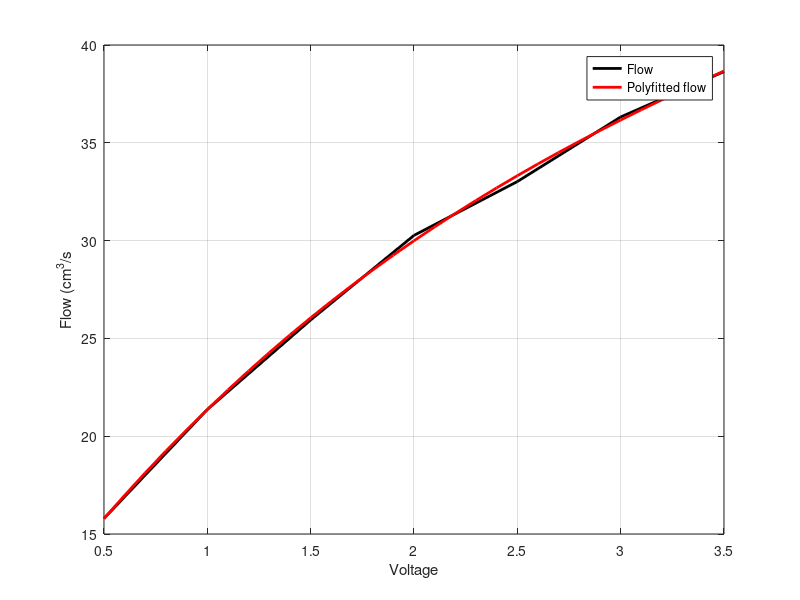
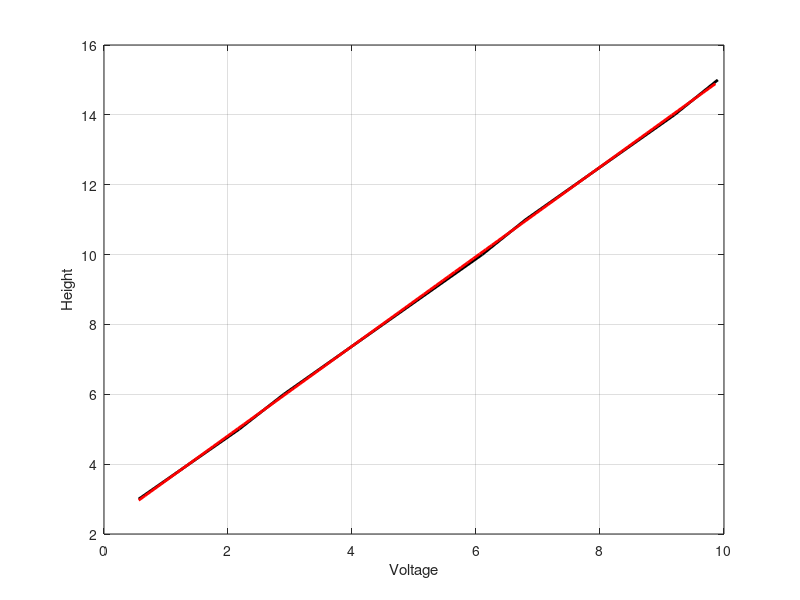

These figures' MATLAB source, in order: (Note: this script raises an error after producing the figures.)
clc
close all

fSamplingFrequency = 80;
fSamplingTime = 1/fSamplingFrequency;
A = 33; % 33 square centimetres
a = 0.16; % 0.16 square centimetres
T = 35; % 35 seconds time constant
K = 5; % metres per volt, motor gain
h = 15;
h0 = 3.2;
g = 982;

alpha = g*a/(A*sqrt(2*g*(h+h0)));
% given pump values
% fu0 = [16.47, 20.75, 24.52, 27.63, 30.06, 32.49, 34.80, 40.28, 48.24, 52.43];
% u0 = [0.5, 1, 1.5, 2, 2.5, 3, 3.5, 5, 8, 10];

% measured pump values:
fu0 = [15.7913, 21.36471, 25.94286, 30.26667, 33.01818, 36.32, 38.6383];
u0 = [0.5, 1, 1.5, 2, 2.5, 3, 3.5];

figure;
plot(u0, fu0, 'k-', 'LineWidth', 2)
p1 = polyfit(u0, fu0, 3);
px1 = min(u0) :.1: max(u0);
py1 = polyval(p1, px1);
hold on
grid on
plot(px1, py1, 'r-', 'LineWidth', 2)
legend('Flow', 'Polyfitted flow')
xlabel('Voltage')
ylabel('Flow (cm^3/s')

u_h = 0;
p1_alt = p1;
p1_alt(4) = p1(4)-a*sqrt(2*g*(h+h0));
r = roots(p1_alt);
%H = fu/A * u_h
for n = 1:length(r)
    if abs(r(n)) == r(n)
        u_h = r(n);
        disp(u_h)
    end
end

fu = p1(1)*u_h^3 + p1(2)*u_h^2 + p1(3)*u_h + p1(4);

fuprime = p1(1)*3*u_h^2 + p1(2)*2*u_h + p1(3);
beta = fuprime/A;
zeta = sqrt(2*g*(h+h0))/A;

Alin = [-alpha, 0; alpha, -alpha];
Blin = [beta; 0];
Clin = [0, 1];
Dlin = 0;

Aa = [-alpha, 0, zeta; alpha, -alpha, 0; 0, 0, 0];
Bb = [beta; 0; 0];
Nn = [0; 0; 1];
Cc = [0, 1, 0];

gH = [0.56, 2.18, 2.9, 3.7, 4.5, 6.1, 6.8, 7.6, 9.2, 9.9];
H = [3, 5, 6, 7, 8, 10, 11, 12, 14, 15];

figure;
plot(gH, H, 'k-', 'LineWidth', 2)
p2 = polyfit(gH, H, 1);
px2 = min(gH): .1: max(gH);
py2 = polyval(p2, px2);
hold on
grid on
plot(px2, py2, 'r-', 'LineWidth', 2)
xlabel('Voltage')
ylabel('Height')



SS = ss(Alin, Blin, Clin, Dlin);
gs = tf(SS);
[num, den] = tfdata(gs, 'v');
SSd = c2d(SS, fSamplingTime);
[Ad, Bd, Cd, Dd] = ssdata(SSd);
R1 = eye(2)*0.01;
R2 = 0.01;
SSs = ss(Aa, Bb, Cc, Dd);
SSsd = c2d(SSs, fSamplingTime);
[Aad, Bbd, Ccd, Ddd] = ssdata(SSsd);


Qd = R1; % det var typ R1-matrisen i think
Rd = R2; % varians för noise
Sd = 0; % spelar inte så mycket roll
Ed = eye(2,2); % ej heller så viktig
N = Ed;



[P, Kgain, L] = idare(Ad', Cd', Qd, Rd, [], []);
[PC, KgainC, LC] = icare(Alin', Clin', Qd, Rd, [], []);
%Kgain = Kgain'
Kgain = Cd'*(Cd*P* Cd' + R2)

Qqd = eye(3,3)*0.01;
Rrd = R2;
NN = eye(3,3);
[Pp, Kkgain, Ll] = idare(Aad', Ccd', Qqd, Rrd, [], []);
Kkgain = Ccd'*(Ccd*Pp* Ccd' + R2)


%% Estimation error for non-linear model
% skapa en loop och optimera denna del pls så den bara kan iterera över all
% data automatiskt
samples = 8000; %to make vectors of equal length, to remove 1-5 elements in the end
time = out.h1hat(1:samples, 1);
h1 = out.h1(1:samples, 2);
h2 = out.h2(1:samples, 2);

% Stationary Kalman filter
h1hat = out.h1hat(1:samples, 2);
h2hat = out.h2hat(1:samples, 2);

% Non-stationary Kalman filter
h1hatn = out.h1hatn(1:samples, 2);
h2hatn = out.h2hatn(1:samples, 2);

% RMS error for stationary
RMSerror_h1 = rmse(h1, h1hat);
RMSerror_h2 = rmse(h2, h2hat);

% RMS error for non-stationary
RMSerror_h1n = rmse(h1, h1hatn);
RMSerror_h2n = rmse(h2, h2hatn);

RMS_h1 = [RMSerror_h1, RMSerror_h1n]
RMS_h2 = [RMSerror_h2, RMSerror_h2n]

% determining settling time for 2% from data

% settling time for simulated data
for i = length(h1):-1:1
    if h1(i) <= h*0.98 || h1(i) >= h*1.02
        Ts1 = time(i);
        h1_s = h1(i);
        break
    end
end
for i = length(h2):-1:1
    if h2(i) <= h*0.98 || h2(i) >= h*1.02
        Ts2 = time(i);
        h2_s = h2(i);
        break
    end
end

% settling time for estimation, stationary KF
for i = length(h1hat):-1:1
    if h1hat(i) <= h*0.98 || h1hat(i) >= h*1.02
        Ts1hat = time(i);
        h1hat_s = h1hat(i);
        break
    end
end
for i = length(h2hat):-1:1
    if h2hat(i) <= h*0.98 || h2hat(i) >= h*1.02
        Ts2hat = time(i);
        h2hat_s = h2hat(i);
        break
    end
end

% settling time for estimation, non-stationary KF

for i = length(h1hatn):-1:1
    if h1hatn(i) <= h*0.98 || h1hatn(i) >= h*1.02
        Ts1hatn = time(i);
        h1hatn_s = h1hatn(i);
        break
    end
end
for i = length(h2hatn):-1:1
    if h2hatn(i) <= h*0.98 || h2hatn(i) >= h*1.02
        Ts2hatn = time(i);
        h2hatn_s = h2hatn(i);
        break
    end
end



settling_time_h1 = [Ts1, Ts1hat, Ts1hatn]
settling_time_h2 = [Ts2, Ts2hat, Ts2hatn]


bias1 = zeros(1,length(h1));
bias2 = zeros(1,length(h2));
bias1n = zeros(1,length(h1hatn));
bias2n = zeros(1,length(h2hatn));
for i = length(h1)
    bias1(i) = h1(i)-h1hat(i);
    bias2(i) = h2(i)-h2hat(i);
    bias1n(i) = h1(i)-h1hatn(i);
    bias2n(i) =  h2(i)-h2hatn(i);
end

bias1avg = sum(bias1)/length(bias1)
bias2avg = sum(bias2)/length(bias2)
bias1navg = sum(bias1n)/length(bias1n)
bias2navg = sum(bias2n)/length(bias2n)
bias1std = std(bias1)
bias2std = std(bias2)
bias1nstd = std(bias1n)
bias2nstd = std(bias2n)
